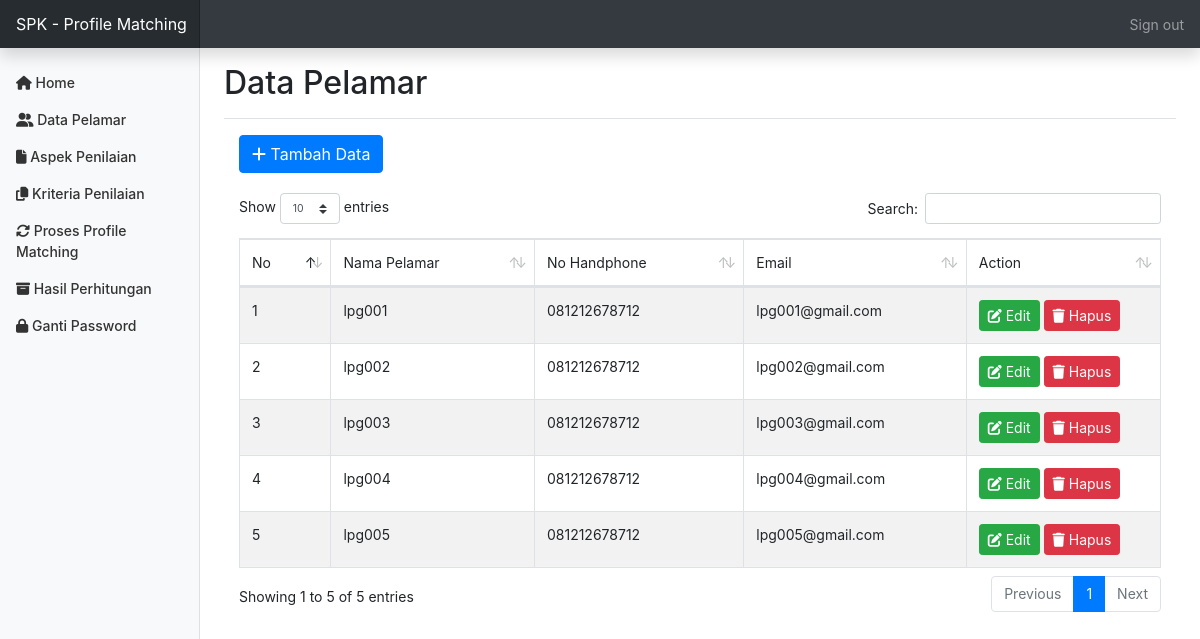
Page /home.php?page=pelamar (signed in) on the committed database.
### tables this page shows
CREATE TABLE `master_pelamar` (
  `id_pelamar` int(11) NOT NULL,
  `nama_pelamar` varchar(50) NOT NULL,
  `no_hp` varchar(12) NOT NULL,
  `email` varchar(50) NOT NULL
);

### pelamar.php (the view, shortened to what this page needs)
<div class="container">
		<a href="home.php?page=tambah_pelamar">
			<button style="margin-bottom: 20px;" class="btn btn-primary"> <i class="fa fa-plus"></i> Tambah Data </button>
		</a>
		<table id="example" class="table table-striped table-bordered" style="width:100%">
	    	<thead>
	    		<tr>
	    			<td>No</td>
	    			<td>Nama Pelamar</td>
	    			<td>No Handphone</td>
	    			<td>Email</td>
	    			<td>Action</td>
	    		</tr>
	    	</thead>
	    	<tbody>
				<?php
			        $no = 1;
			        $query = "SELECT * FROM master_pelamar ORDER BY id_pelamar ASC";
			        $master_pelamar = $koneksi->prepare($query);
			        $master_pelamar->execute();
			        $res1 = $master_pelamar->get_result();
			        if ($res1->num_rows > 0) {
				        while ($row = $res1->fetch_assoc()) {
				        	$id = $row['id_pelamar'];
				            $nama_pelamar = $row['nama_pelamar'];
				            $no_hp = $row['no_hp'];
				            $email = $row['email'];
				?>
					<tr>
						<td><?php echo $no++; ?></td>
						<td><?php echo $nama_pelamar; ?></td>
						<td><?php echo $no_hp; ?></td>
						<td><?php echo $email; ?></td>
						<td>
							<a href="home.php?page=edit_pelamar&aa=<?php echo base64_encode($id) ?>">
								<button class="btn btn-success btn-sm"> <i class="fa fa-edit"></i> Edit </button>
							</a>
							<a href="hapus_pelamar.php?aa=<?php echo base64_encode($id) ?>" onclick="javascript: return confirm('Apakah Anda yakin ingin menghapus data ini?')">
								<button class="btn btn-danger btn-sm"> <i class="fa fa-trash"></i> Hapus </button>
							</a>
						</td>
					</tr>
			    <?php } } else { ?>
				    <tr>
				    	<td colspan='7'>Tidak ada data ditemukan</td>
				    </tr>
			    <?php } ?>
	    	</tbody>
	    </table>
    </div>

### css/dashboard.css (style rules this page uses)
body { font-size: .875rem; }

### rows in the picture
master_pelamar: nama_pelamar "lpg001", no_hp "081212678712", email "lpg001@gmail.com"
master_pelamar: nama_pelamar "lpg002", no_hp "081212678712", email "lpg002@gmail.com"
master_pelamar: nama_pelamar "lpg003", no_hp "081212678712", email "lpg003@gmail.com"
master_pelamar: nama_pelamar "lpg004", no_hp "081212678712", email "lpg004@gmail.com"
master_pelamar: nama_pelamar "lpg005", no_hp "081212678712", email "lpg005@gmail.com"
